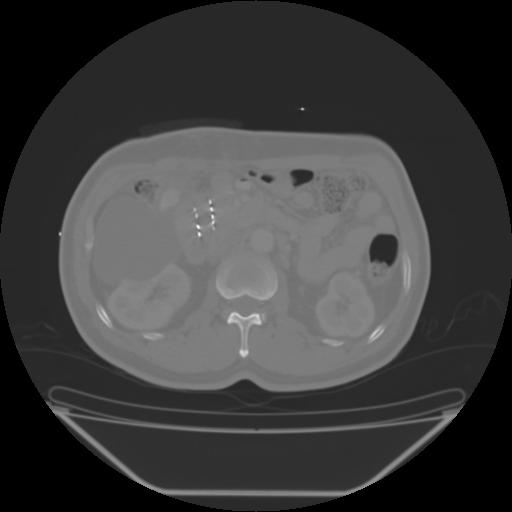
#> input picture Test_Img/4.jpg, 512 x 512 px, found by its file name
$ python difference_of_gaussians.py   (older library calls are emulated)
#> lines starting #> are read from the running program, lines starting #| are printed output that depends on the picture
# 高斯差算子，DoG算子
# https://zh.wikipedia.org/wiki/%E9%AB%98%E6%96%AF%E5%B7%AE
from skimage.data import astronaut
from skimage.filters import difference_of_gaussians
from skimage import io, img_as_float

image = img_as_float(io.imread('/home/qiao/PythonProjects/Scikit-image_On_CT/Test_Img/4.jpg'))
#> image: shape (512, 512) float64; min 0, max 0.996, mean 0.237

filtered_image = difference_of_gaussians(image, 2, 10,
                                         multichannel=True)
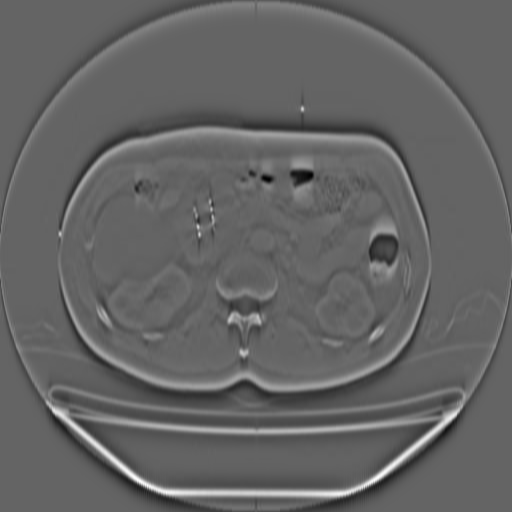
#> filtered_image: shape (512, 512) float64; min -0.183, max 0.283, mean 0.000483; drawn with min black and max white
io.imshow(filtered_image)
io.show()

filtered_image = difference_of_gaussians(image, 2,
                                         multichannel=True)
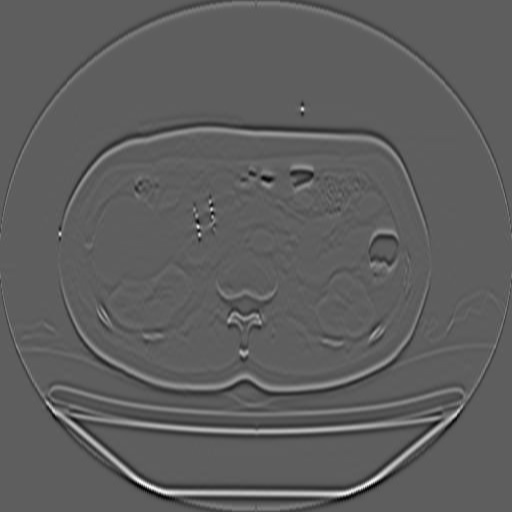
#> filtered_image: shape (512, 512) float64; min -0.0598, max 0.101, mean 4.12e-05; drawn with min black and max white
io.imshow(filtered_image)
io.show()

filtered_image = difference_of_gaussians(image, (2,5), (3,20))
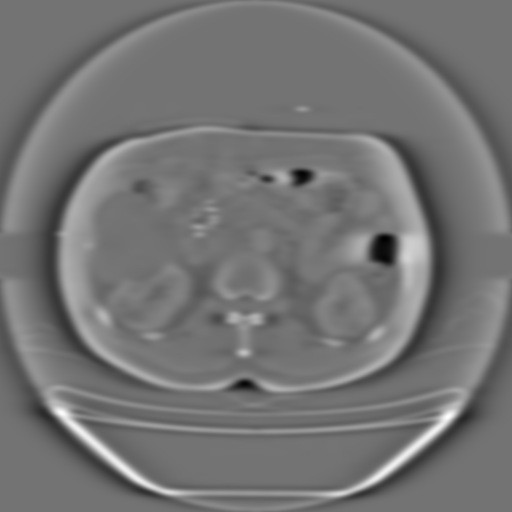
#> filtered_image: shape (512, 512) float64; min -0.173, max 0.208, mean 0.000921; drawn with min black and max white
io.imshow(filtered_image)
io.show()

$ run again, with Test_Img/10.jpg copied over Test_Img/4.jpg
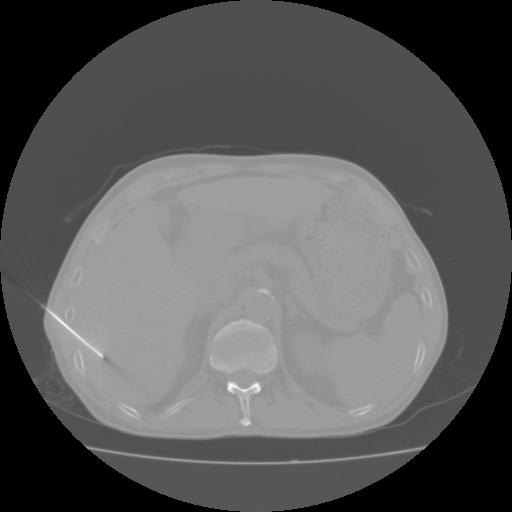
#> input picture Test_Img/10.jpg, 512 x 512 px, found by its file name
#> `filtered_image = difference_of_gaussians(image, 2, multichannel=True)`:
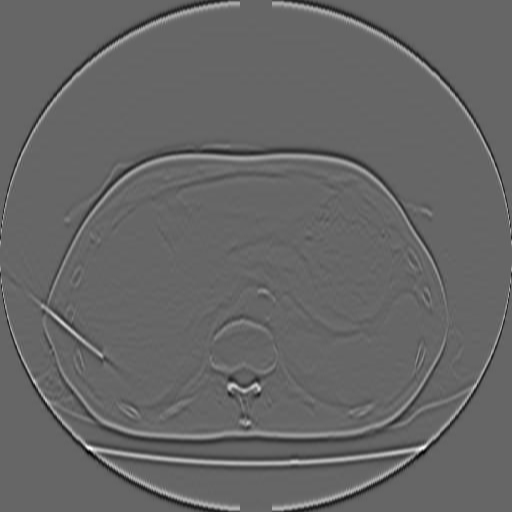
#> filtered_image: shape (512, 512) float64; min -0.0522, max 0.0776, mean 5.52e-05; drawn with min black and max white
#> `filtered_image = difference_of_gaussians(image, (2,5), (3,20))`:
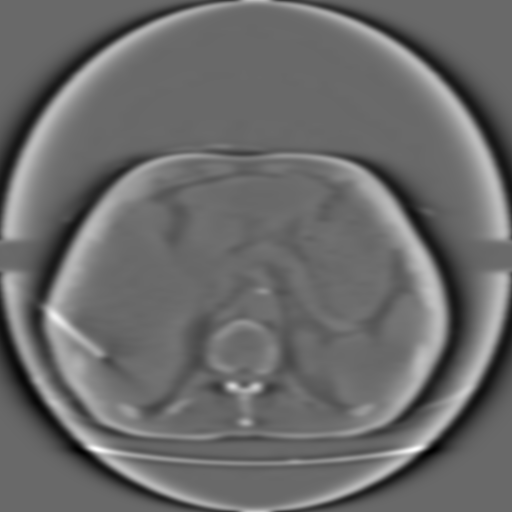
#> filtered_image: shape (512, 512) float64; min -0.113, max 0.16, mean 0.00194; drawn with min black and max white

$ run again, with Test_Img/41.jpg copied over Test_Img/4.jpg
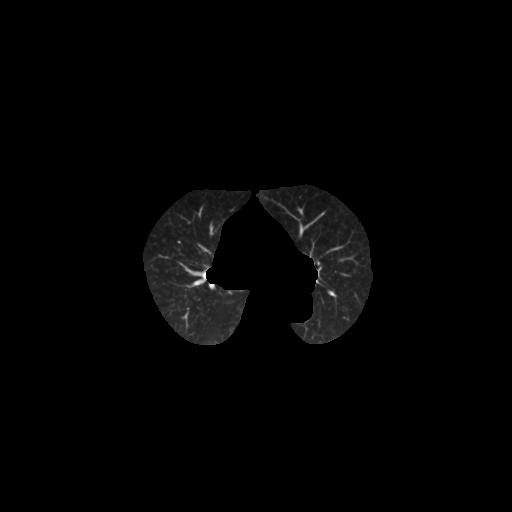
#> input picture Test_Img/41.jpg, 512 x 512 px, found by its file name
#> `filtered_image = difference_of_gaussians(image, 2, multichannel=True)`:
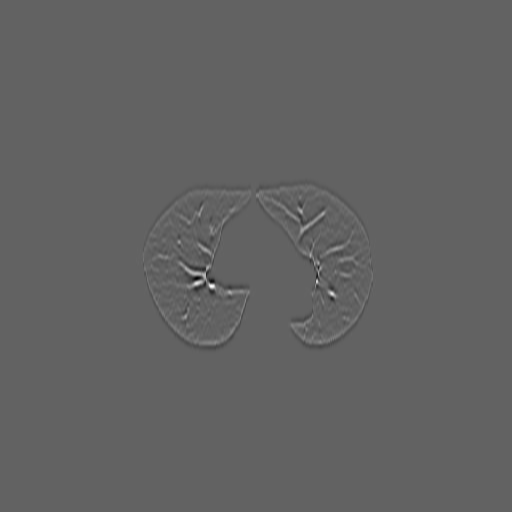
#> filtered_image: shape (512, 512) float64; min -0.111, max 0.175, mean -1.61e-18; drawn with min black and max white
#> `filtered_image = difference_of_gaussians(image, (2,5), (3,20))`:
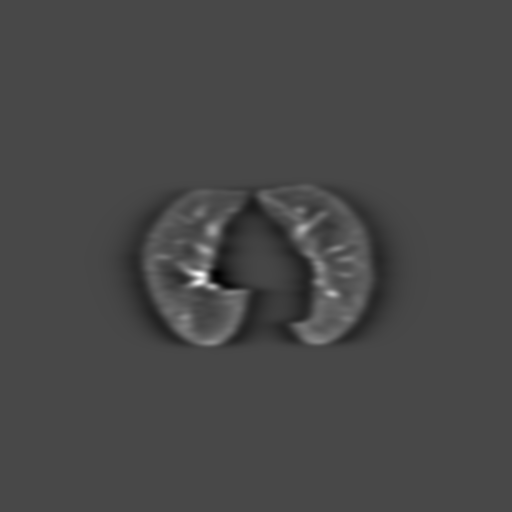
#> filtered_image: shape (512, 512) float64; min -0.114, max 0.289, mean -8.72e-19; drawn with min black and max white
